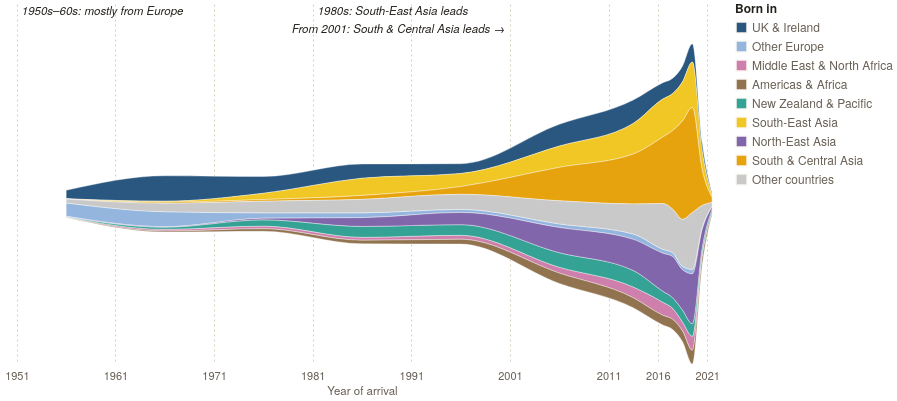

Express this chart as Vega-Lite.
### Vega-Lite specification from a JSON file in a GitHub repository (floating-point values rounded to 4 significant figures)
{"$schema": "https://vega.github.io/schema/vega-lite/v5.json", "config": {"background": null, "font": "IBM Plex Sans, Helvetica Neue, Arial, sans-serif", "padding": 4, "view": {"stroke": null}, "axis": {"labelColor": "#675f54", "titleColor": "#675f54", "gridColor": "#d8cfbf", "domainColor": "#d8cfbf", "tickColor": "#d8cfbf", "labelFont": "IBM Plex Sans, Helvetica Neue, Arial, sans-serif", "labelFontSize": 11, "titleFont": "IBM Plex Sans, Helvetica Neue, Arial, sans-serif", "titleFontWeight": 500, "titleFontSize": 11.5}, "legend": {"labelColor": "#675f54", "titleColor": "#25221d", "labelFont": "IBM Plex Sans, Helvetica Neue, Arial, sans-serif", "titleFont": "IBM Plex Sans, Helvetica Neue, Arial, sans-serif", "titleFontWeight": 600, "labelFontSize": 12, "titleFontSize": 12, "symbolStrokeColor": "#fbf8f2"}, "text": {"color": "#25221d", "font": "IBM Plex Sans, Helvetica Neue, Arial, sans-serif"}, "tooltipFormat": {"numberFormat": ",.0f"}}, "width": 710, "height": 360, "layer": [{"data": {"values": [{"region": "UK & Ireland", "period": "1951–60", "mid": 1956, "n": 82388, "perYear": 8239}, {"region": "UK & Ireland", "period": "1961–70", "mid": 1966, "n": 247329, "perYear": 24733}, {"region": "UK & Ireland", "period": "1971–80", "mid": 1976, "n": 162956, "perYear": 16296}, {"region": "UK & Ireland", "period": "1981–90", "mid": 1986, "n": 138688, "perYear": 13869}, {"region": "UK & Ireland", "period": "1991–2000", "mid": 1996, "n": 95470, "perYear": 9547}, {"region": "UK & Ireland", "period": "2001–10", "mid": 2006, "n": 211592, "perYear": 21159}, {"region": "UK & Ireland", "period": "2011–15", "mid": 2014.0, "n": 113660, "perYear": 22732}, {"region": "UK & Ireland", "period": "2016", "mid": 2016.0, "n": 15838, "perYear": 15838}, {"region": "UK & Ireland", "period": "2017", "mid": 2018.0, "n": 14854, "perYear": 14854}, {"region": "UK & Ireland", "period": "2018", "mid": 2018.0, "n": 15302, "perYear": 15302}, {"region": "UK & Ireland", "period": "2019", "mid": 2020.0, "n": 17673, "perYear": 17673}, {"region": "UK & Ireland", "period": "2020", "mid": 2020.0, "n": 8351, "perYear": 8351}, {"region": "UK & Ireland", "period": "2021 (to August)", "mid": 2022.0, "n": 2935, "perYear": 1834}, {"region": "Other Europe", "period": "1951–60", "mid": 1956, "n": 129732, "perYear": 12973}, {"region": "Other Europe", "period": "1961–70", "mid": 1966, "n": 145673, "perYear": 14567}, {"region": "Other Europe", "period": "1971–80", "mid": 1976, "n": 52488, "perYear": 5249}, {"region": "Other Europe", "period": "1981–90", "mid": 1986, "n": 46723, "perYear": 4672}, {"region": "Other Europe", "period": "1991–2000", "mid": 1996, "n": 30046, "perYear": 3005}, {"region": "Other Europe", "period": "2001–10", "mid": 2006, "n": 34617, "perYear": 3462}, {"region": "Other Europe", "period": "2011–15", "mid": 2014.0, "n": 25878, "perYear": 5176}, {"region": "Other Europe", "period": "2016", "mid": 2016.0, "n": 3753, "perYear": 3753}, {"region": "Other Europe", "period": "2017", "mid": 2018.0, "n": 3663, "perYear": 3663}, {"region": "Other Europe", "period": "2018", "mid": 2018.0, "n": 3392, "perYear": 3392}, {"region": "Other Europe", "period": "2019", "mid": 2020.0, "n": 4374, "perYear": 4374}, {"region": "Other Europe", "period": "2020", "mid": 2020.0, "n": 1724, "perYear": 1724}, {"region": "Other Europe", "period": "2021 (to August)", "mid": 2022.0, "n": 424, "perYear": 265}, {"region": "Middle East & North Africa", "period": "1951–60", "mid": 1956, "n": 4687, "perYear": 469}, {"region": "Middle East & North Africa", "period": "1961–70", "mid": 1966, "n": 17237, "perYear": 1724}, {"region": "Middle East & North Africa", "period": "1971–80", "mid": 1976, "n": 25308, "perYear": 2531}, {"region": "Middle East & North Africa", "period": "1981–90", "mid": 1986, "n": 28224, "perYear": 2822}, {"region": "Middle East & North Africa", "period": "1991–2000", "mid": 1996, "n": 38697, "perYear": 3870}, {"region": "Middle East & North Africa", "period": "2001–10", "mid": 2006, "n": 56767, "perYear": 5677}, {"region": "Middle East & North Africa", "period": "2011–15", "mid": 2014.0, "n": 52287, "perYear": 10457}, {"region": "Middle East & North Africa", "period": "2016", "mid": 2016.0, "n": 12653, "perYear": 12653}, {"region": "Middle East & North Africa", "period": "2017", "mid": 2018.0, "n": 10754, "perYear": 10754}, {"region": "Middle East & North Africa", "period": "2018", "mid": 2018.0, "n": 8591, "perYear": 8591}, {"region": "Middle East & North Africa", "period": "2019", "mid": 2020.0, "n": 13698, "perYear": 13698}, {"region": "Middle East & North Africa", "period": "2020", "mid": 2020.0, "n": 3972, "perYear": 3972}, {"region": "Middle East & North Africa", "period": "2021 (to August)", "mid": 2022.0, "n": 1218, "perYear": 761}, {"region": "Americas & Africa", "period": "1951–60", "mid": 1956, "n": 994, "perYear": 99}, {"region": "Americas & Africa", "period": "1961–70", "mid": 1966, "n": 9058, "perYear": 906}, {"region": "Americas & Africa", "period": "1971–80", "mid": 1976, "n": 24850, "perYear": 2485}, {"region": "Americas & Africa", "period": "1981–90", "mid": 1986, "n": 34546, "perYear": 3455}, {"region": "Americas & Africa", "period": "1991–2000", "mid": 1996, "n": 46565, "perYear": 4657}, {"region": "Americas & Africa", "period": "2001–10", "mid": 2006, "n": 101078, "perYear": 10108}, {"region": "Americas & Africa", "period": "2011–15", "mid": 2014.0, "n": 48530, "perYear": 9706}, {"region": "Americas & Africa", "period": "2016", "mid": 2016.0, "n": 9462, "perYear": 9462}, {"region": "Americas & Africa", "period": "2017", "mid": 2018.0, "n": 9865, "perYear": 9865}, {"region": "Americas & Africa", "period": "2018", "mid": 2018.0, "n": 10458, "perYear": 10458}, {"region": "Americas & Africa", "period": "2019", "mid": 2020.0, "n": 13288, "perYear": 13288}, {"region": "Americas & Africa", "period": "2020", "mid": 2020.0, "n": 7702, "perYear": 7702}, {"region": "Americas & Africa", "period": "2021 (to August)", "mid": 2022.0, "n": 2802, "perYear": 1751}, {"region": "New Zealand & Pacific", "period": "1951–60", "mid": 1956, "n": 3096, "perYear": 310}, {"region": "New Zealand & Pacific", "period": "1961–70", "mid": 1966, "n": 20700, "perYear": 2070}, {"region": "New Zealand & Pacific", "period": "1971–80", "mid": 1976, "n": 60971, "perYear": 6097}, {"region": "New Zealand & Pacific", "period": "1981–90", "mid": 1986, "n": 106064, "perYear": 10606}, {"region": "New Zealand & Pacific", "period": "1991–2000", "mid": 1996, "n": 103551, "perYear": 10355}, {"region": "New Zealand & Pacific", "period": "2001–10", "mid": 2006, "n": 141056, "perYear": 14106}, {"region": "New Zealand & Pacific", "period": "2011–15", "mid": 2014.0, "n": 80111, "perYear": 16022}, {"region": "New Zealand & Pacific", "period": "2016", "mid": 2016.0, "n": 10754, "perYear": 10754}, {"region": "New Zealand & Pacific", "period": "2017", "mid": 2018.0, "n": 10355, "perYear": 10355}, {"region": "New Zealand & Pacific", "period": "2018", "mid": 2018.0, "n": 11668, "perYear": 11668}, {"region": "New Zealand & Pacific", "period": "2019", "mid": 2020.0, "n": 12104, "perYear": 12104}, {"region": "New Zealand & Pacific", "period": "2020", "mid": 2020.0, "n": 5359, "perYear": 5359}, {"region": "New Zealand & Pacific", "period": "2021 (to August)", "mid": 2022.0, "n": 4679, "perYear": 2924}, {"region": "South-East Asia", "period": "1951–60", "mid": 1956, "n": 1683, "perYear": 168}, {"region": "South-East Asia", "period": "1961–70", "mid": 1966, "n": 9125, "perYear": 913}, {"region": "South-East Asia", "period": "1971–80", "mid": 1976, "n": 60760, "perYear": 6076}, {"region": "South-East Asia", "period": "1981–90", "mid": 1986, "n": 166704, "perYear": 16670}, {"region": "South-East Asia", "period": "1991–2000", "mid": 1996, "n": 126705, "perYear": 12671}, {"region": "South-East Asia", "period": "2001–10", "mid": 2006, "n": 206565, "perYear": 20657}, {"region": "South-East Asia", "period": "2011–15", "mid": 2014.0, "n": 148719, "perYear": 29744}, {"region": "South-East Asia", "period": "2016", "mid": 2016.0, "n": 36881, "perYear": 36881}, {"region": "South-East Asia", "period": "2017", "mid": 2018.0, "n": 35932, "perYear": 35932}, {"region": "South-East Asia", "period": "2018", "mid": 2018.0, "n": 37940, "perYear": 37940}, {"region": "South-East Asia", "period": "2019", "mid": 2020.0, "n": 44310, "perYear": 44310}, {"region": "South-East Asia", "period": "2020", "mid": 2020.0, "n": 17932, "perYear": 17932}, {"region": "South-East Asia", "period": "2021 (to August)", "mid": 2022.0, "n": 3574, "perYear": 2234}, {"region": "North-East Asia", "period": "1951–60", "mid": 1956, "n": 2570, "perYear": 257}, {"region": "North-East Asia", "period": "1961–70", "mid": 1966, "n": 4508, "perYear": 451}, {"region": "North-East Asia", "period": "1971–80", "mid": 1976, "n": 15533, "perYear": 1553}, {"region": "North-East Asia", "period": "1981–90", "mid": 1986, "n": 85234, "perYear": 8523}, {"region": "North-East Asia", "period": "1991–2000", "mid": 1996, "n": 118524, "perYear": 11852}, {"region": "North-East Asia", "period": "2001–10", "mid": 2006, "n": 244970, "perYear": 24497}, {"region": "North-East Asia", "period": "2011–15", "mid": 2014.0, "n": 151466, "perYear": 30293}, {"region": "North-East Asia", "period": "2016", "mid": 2016.0, "n": 36962, "perYear": 36962}, {"region": "North-East Asia", "period": "2017", "mid": 2018.0, "n": 39987, "perYear": 39987}, {"region": "North-East Asia", "period": "2018", "mid": 2018.0, "n": 39155, "perYear": 39155}, {"region": "North-East Asia", "period": "2019", "mid": 2020.0, "n": 48505, "perYear": 48505}, {"region": "North-East Asia", "period": "2020", "mid": 2020.0, "n": 17701, "perYear": 17701}, {"region": "North-East Asia", "period": "2021 (to August)", "mid": 2022.0, "n": 3598, "perYear": 2249}, {"region": "South & Central Asia", "period": "1951–60", "mid": 1956, "n": 1172, "perYear": 117}, {"region": "South & Central Asia", "period": "1961–70", "mid": 1966, "n": 11164, "perYear": 1116}, {"region": "South & Central Asia", "period": "1971–80", "mid": 1976, "n": 16480, "perYear": 1648}, {"region": "South & Central Asia", "period": "1981–90", "mid": 1986, "n": 38479, "perYear": 3848}, {"region": "South & Central Asia", "period": "1991–2000", "mid": 1996, "n": 75195, "perYear": 7520}, {"region": "South & Central Asia", "period": "2001–10", "mid": 2006, "n": 324884, "perYear": 32488}, {"region": "South & Central Asia", "period": "2011–15", "mid": 2014.0, "n": 242434, "perYear": 48487}, {"region": "South & Central Asia", "period": "2016", "mid": 2016.0, "n": 64726, "perYear": 64726}, {"region": "South & Central Asia", "period": "2017", "mid": 2018.0, "n": 76473, "perYear": 76473}, {"region": "South & Central Asia", "period": "2018", "mid": 2018.0, "n": 95712, "perYear": 95712}, {"region": "South & Central Asia", "period": "2019", "mid": 2020.0, "n": 102138, "perYear": 102138}, {"region": "South & Central Asia", "period": "2020", "mid": 2020.0, "n": 34750, "perYear": 34750}, {"region": "South & Central Asia", "period": "2021 (to August)", "mid": 2022.0, "n": 7784, "perYear": 4865}, {"region": "Other countries", "period": "1951–60", "mid": 1956, "n": 37762, "perYear": 3776}, {"region": "Other countries", "period": "1961–70", "mid": 1966, "n": 82166, "perYear": 8217}, {"region": "Other countries", "period": "1971–80", "mid": 1976, "n": 113002, "perYear": 11300}, {"region": "Other countries", "period": "1981–90", "mid": 1986, "n": 131224, "perYear": 13122}, {"region": "Other countries", "period": "1991–2000", "mid": 1996, "n": 146467, "perYear": 14647}, {"region": "Other countries", "period": "2001–10", "mid": 2006, "n": 224894, "perYear": 22489}, {"region": "Other countries", "period": "2011–15", "mid": 2014.0, "n": 146256, "perYear": 29251}, {"region": "Other countries", "period": "2016", "mid": 2016.0, "n": 44452, "perYear": 44452}, {"region": "Other countries", "period": "2017", "mid": 2018.0, "n": 42356, "perYear": 42356}, {"region": "Other countries", "period": "2018", "mid": 2018.0, "n": 45640, "perYear": 45640}, {"region": "Other countries", "period": "2019", "mid": 2020.0, "n": 55244, "perYear": 55244}, {"region": "Other countries", "period": "2020", "mid": 2020.0, "n": 21346, "perYear": 21346}, {"region": "Other countries", "period": "2021 (to August)", "mid": 2022.0, "n": 6092, "perYear": 3808}]}, "params": [{"name": "reg", "select": {"type": "point", "fields": ["region"], "on": "pointerover", "clear": "pointerout"}, "bind": "legend"}], "mark": {"type": "area", "interpolate": "monotone", "stroke": "#ffffff", "strokeWidth": 0.4}, "encoding": {"x": {"field": "mid", "type": "quantitative", "title": "Year of arrival", "scale": {"domain": [1950, 2022], "nice": false}, "axis": {"format": "d", "values": [1951, 1961, 1971, 1981, 1991, 2001, 2011, 2016, 2021], "grid": true, "gridDash": [2, 3], "domain": false, "tickSize": 0, "labelPadding": 6}}, "y": {"field": "perYear", "type": "quantitative", "stack": "center", "axis": null}, "color": {"field": "region", "type": "nominal", "title": "Born in", "scale": {"domain": ["UK & Ireland", "Other Europe", "Middle East & North Africa", "Americas & Africa", "New Zealand & Pacific", "South-East Asia", "North-East Asia", "South & Central Asia", "Other countries"], "range": ["#1f4e79", "#8fb1dd", "#cc79a7", "#8c6d46", "#2a9d8f", "#f0c419", "#7b5ea7", "#e69f00", "#c7c7c7"]}, "sort": ["UK & Ireland", "Other Europe", "Middle East & North Africa", "Americas & Africa", "New Zealand & Pacific", "South-East Asia", "North-East Asia", "South & Central Asia", "Other countries"], "legend": {"orient": "right", "columns": 1, "symbolType": "square", "symbolSize": 120, "labelLimit": 180, "labelFontSize": 12, "columnPadding": 8}}, "order": {"field": "region", "sort": "ascending"}, "opacity": {"condition": {"param": "reg", "value": 0.95}, "value": 0.18}, "tooltip": [{"field": "region", "title": "Born in"}, {"field": "period", "title": "Arrived"}, {"field": "n", "title": "Still living in Australia, 2021", "format": ","}, {"field": "perYear", "title": "Per year of the period", "format": ","}]}}, {"data": {"values": [{"x": 1952.0, "y": 8, "al": "left", "t": "1950s–60s: mostly from Europe"}, {"x": 1982.0, "y": 8, "al": "left", "t": "1980s: South-East Asia leads"}, {"x": 2000.0, "y": 26, "al": "right", "t": "From 2001: South & Central Asia leads →"}]}, "mark": {"type": "text", "baseline": "middle", "fontSize": 11.5, "fontStyle": "italic", "color": "#25221d", "align": {"expr": "datum.al"}, "interactive": false}, "encoding": {"x": {"field": "x", "type": "quantitative"}, "y": {"field": "y", "type": "quantitative", "scale": null}, "text": {"field": "t"}}}]}
